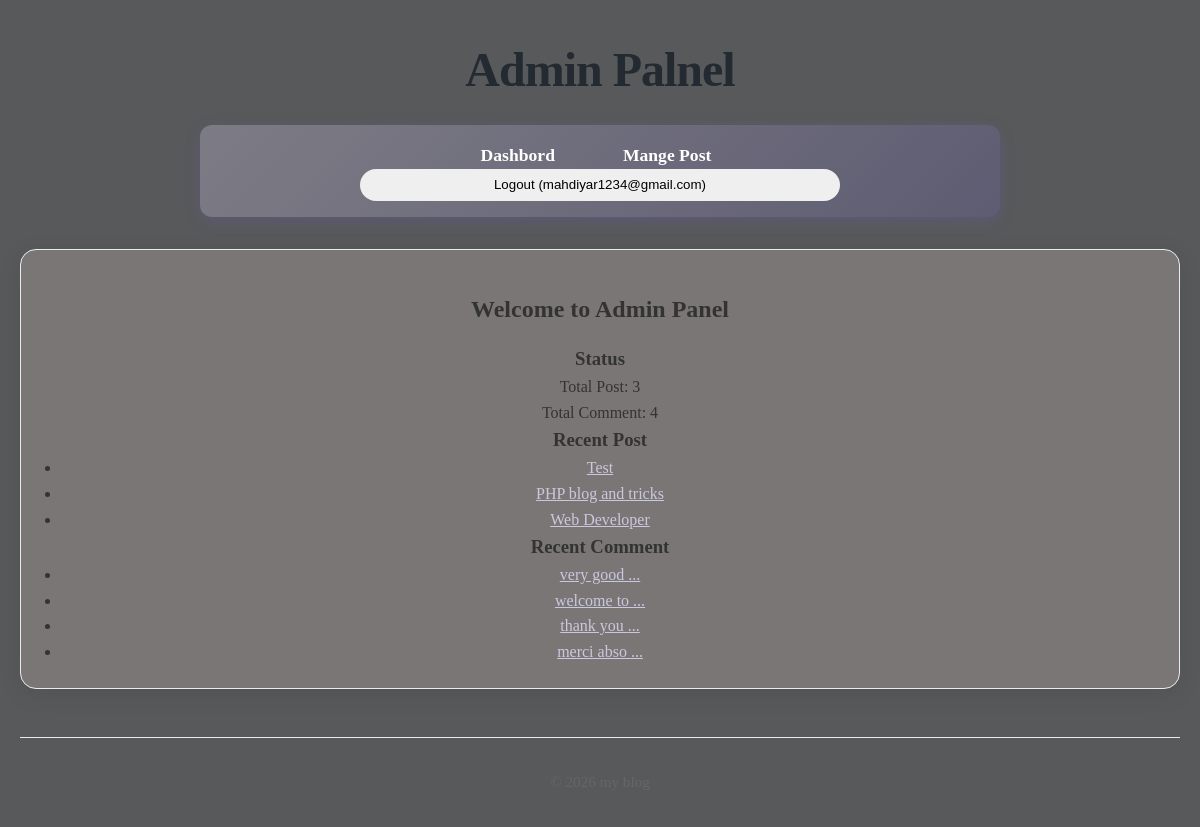
The app's page /admin/dashboard (signed in), older data.
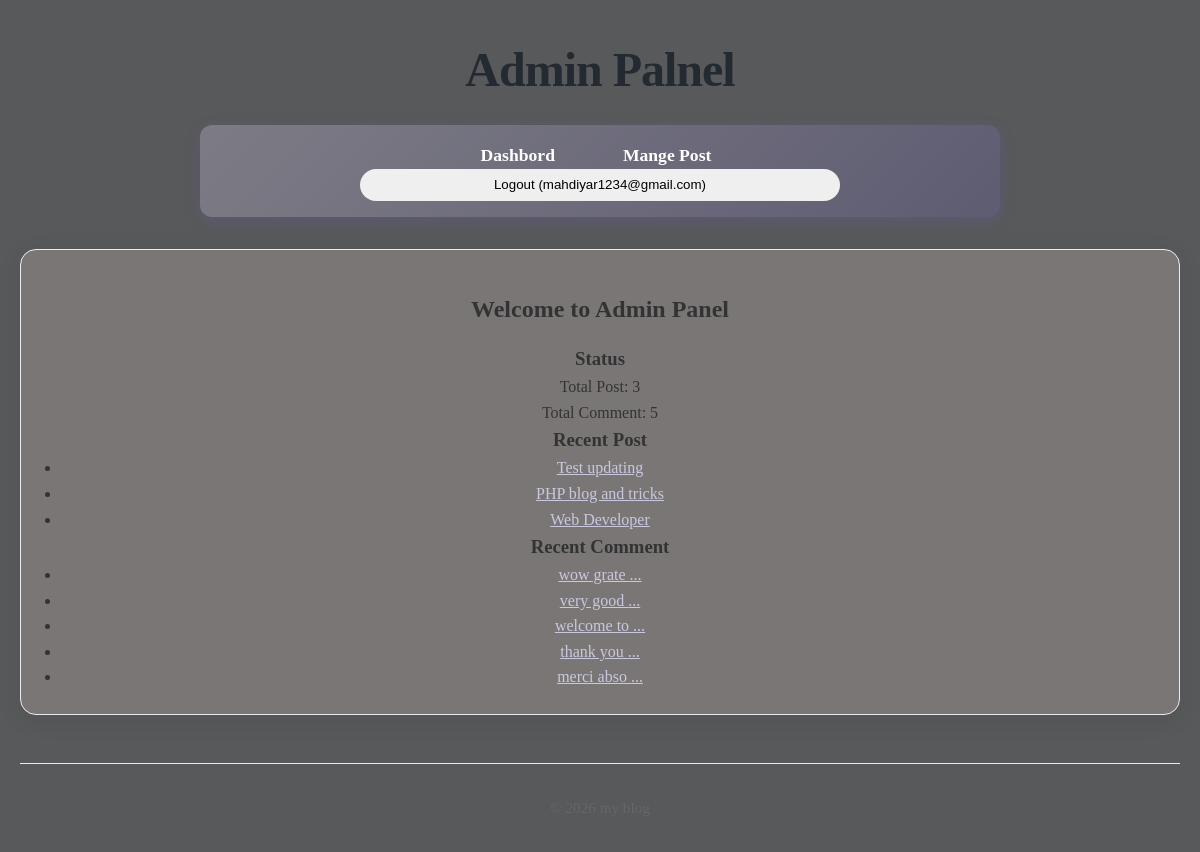
The same page, newer data.
### tables this page shows
CREATE TABLE posts(
    id INTEGER PRIMARY KEY AUTOINCREMENT,
    title TEXT NOT NULL,
    content TEXT NOT NULL,
    views INTEGER DEFAULT 0,
    user_id INTEGER NOT NULL,
    created_at DATETIME DEFAULT CURRENT_TIMESTAMP,
    FOREIGN KEY (user_id) REFERENCES users (id)
);

CREATE TABLE comments(
    id INTEGER PRIMARY KEY AUTOINCREMENT,
    content TEXT NOT NULL,
    user_id INTEGER NOT NULL,
    post_id INTEGER NOT NULL,
    created_at DATETIME DEFAULT CURRENT_TIMESTAMP,
    FOREIGN KEY (user_id) REFERENCES users (id),
    FOREIGN KEY (post_id) REFERENCES posts (id)
);

### core/View.php (called while the page is built, shortened)
<?php
class View{
    protected static $globals = [];
    public static function share(string $key , mixed $value): void{
        static::$globals[$key] = $value;
    }
    public static function render(string $template , array $data = [] , $layout = null): string{
        $data = [...static::$globals , ...$data];
        $content = static::renderTemplate($template, $data);
        return static::renderLayout($layout , $data, $content);
    }
    protected static function renderTemplate(string $template , array $data): string{
        extract($data);
        $path = dirname(__DIR__) . "/app/Views/$template.php";
        require $path;
        return ob_get_clean();
    }
     protected static function renderLayout(?string $template , array $data, string $content):string{
        return ob_get_clean();
    }
}

### app/Controllers/Admin/DashboardController.php (called while the page is built, shortened)
<?php
class DashboardController {
    public function index(){
        $totalPosts = Post::count();
        $totalComment = Comment::count();
        $recentPosts = Post::getRecent(5);
        $recentComment = Comment::getRecent(5);
        return View::render('admin/dashboard/index',
        [
            'totalPosts' => $totalPosts,
            'totalComment' => $totalComment,
            'recentPosts' => $recentPosts,
            'recentComment' => $recentComment,
        ],
        'layouts/admin');
    }
}

### core/Router.php (called while the page is built, shortened)
<?php
class Router{
    protected array $routes = [];
    protected array $globalMiddleware = [];
    protected array $routeMiddleware = [];
    public function add(string $method ,string $uri ,string $controller , array $middlewares = []): void{
        $this->routes[] = [
            'method' => $method,
            'uri' => $uri,
            'controller' => $controller,
            'middlewares' => $middlewares
        ];
    }
    public function addGlobalMiddleware(string $middleware):void {
        $this->globalMiddleware[] = $middleware;
    }
    public function addRouteMiddleware(string $name,string $middleware):void {
        $this->routeMiddleware[$name] = $middleware;
    }
    public function dispatch(string $uri ,string $method){
        $route = $this->findRoute($uri , $method);
        $middlewares = [
            ...$this->globalMiddleware,
            ...array_map(fn($name)=>$this->routeMiddleware[$name],$route['middlewares'])
        ];
       return $this->runMiddleware(
        $middlewares,
        function () use ($route) {
            [$controller , $action] = explode('@' , $route['controller']);
            return $this->callAction($controller , $action , $route['params']);
        }
       );
    }
    protected function runMiddleware(array $middlewares , callable $target): mixed{
        $next = $target;
        foreach(array_reverse($middlewares) as $middleware){
            $next = function() use ($middleware , $next){
                error_log("Middle ware : running $middleware");
                return (new $middleware)->handle($next);
            };
        }
        return $next();
    }
    protected function findRoute(string $uri , string $method): ?array{
        foreach($this->routes as $route){
            $params = $this->matchRoute($route['uri'] , $uri);
            if($params !== null && $route['method'] === $method){
                return [...$route , 'params' => $params];
            }
        }
        return null;
    }
    protected function matchRoute(string $routeUri,string $requestUri): ?array{
        $routeSegments = explode('/', trim($routeUri,'/'));
        $requestSegments = explode('/', trim($requestUri,'/'));
        if(count($routeSegments) !== count($requestSegments)){
            return null;
        }
        $params = [];
        foreach($routeSegments as $index => $routeSegment){
            if(str_starts_with($routeSegment,'{') && str_ends_with($routeSegment,'}')){
                $params[trim($routeSegment,'{}')] = $requestSegments[$index];
            }elseif($routeSegment !== $requestSegments[$index]){
                return null;
            }
        }
        return $params;
    }
    protected function callAction(string $controller,string $action,array $params): string{
        return (new $controller)->$action(... $params);
    }
}

### app/Middlewares/Auth.php (called while the page is built, shortened)
<?php
class Auth implements MiddleWare{
    public function handle(callable $next){
      return $next();
    }
}

### app/Middlewares/CSRF.php (called while the page is built, shortened)
<?php
class CSRF implements MiddleWare{
    public function handle(callable $next){
      return $next();
    }
}

### app/Middlewares/View.php (called while the page is built, shortened)
<?php
class View implements MiddleWare{
    public function handle(callable $next){
      return $next();
    }
}

### core/App.php (called while the page is built, shortened)
<?php
class App{
    protected static $container = [];
    public static function bind(string $key, mixed $value): void{
        static::$container[$key] = $value;
    }
    public static function get(string $key): mixed{
        return static::$container[$key];
    }
}

### app/Models/Post.php (called while the page is built, shortened)
<?php
class Post extends Model{
    protected static string $table = 'posts';
    public static function getRecent(?int $limit = null, ?int $page = null, ?string $search = null)
{
    $db = App::get('database');
    $query = "SELECT * FROM " . static::$table;
    $params = [];
    $query .= " ORDER BY created_at DESC";
    return $db->fetchAll($query, $params, static::class);
}
    public static function count(?string $search = null): int{
        $db = App::get('database');
        $query = " SELECT COUNT(*) FROM " . static::$table;
        $params = [];
        return (int) $db->query($query,$params)->fetchColumn();
    }
}

### core/DataBase.php (called while the page is built, shortened)
<?php
class DataBase{
    protected $pdo;
    public function __construct(array $config){
        try {
            $dsn = $this->createDsn($config);
            $username = $config['username'] ?? null;
            $password = $config['password'] ?? null;
            $options = $config['options'] ?? null;
            $this->pdo = new PDO($dsn , $username , $password , $options);
            $this->pdo->setAttribute(PDO::ATTR_ERRMODE,PDO::ERRMODE_EXCEPTION);
        } catch (PDOException $e) {
            throw new Exception("Could not connect to the database:" . $e);
        }
    }
    protected function createDsn(array $config): string{
        $driver = $config['driver'];
        $dbname = $config['dbname'];
        return match ($driver) {
            'sqlite' => "sqlite:$dbname",
            default => throw new Exception("Unsupported database driver: $driver") ,
        };
    }
    public function query(string $sql, array $params = []): PDOStatement{
        $stmt = $this->pdo->prepare($sql);
        $stmt->execute($params);
        return $stmt;
    }
    public function fetchAll(string $sql,array $params = [], ?string $classname = null): array{
        $stmt = $this->query($sql,$params);
        return $classname ? $stmt->fetchAll(PDO::FETCH_CLASS , $classname) : $stmt->fetchAll(PDO::FETCH_ASSOC);
    }
}

### core/Model.php (called while the page is built, shortened)
<?php
abstract class Model{
    protected static string $table;
    public static function getRecent(?int $limit = null, ?int $page = null, ?string $search = null)
{
    $db = App::get('database');
    $query = "SELECT * FROM " . static::$table;
    $params = [];
    $query .= " ORDER BY created_at DESC";
    return $db->fetchAll($query, $params, static::class);
}
    public static function count(): int{
        $db = App::get('database');
        $query = " SELECT COUNT(*) FROM " . static::$table;
        return (int) $db->query($query,[])->fetchColumn();
    }
}

### app/Views/admin/dashboard/index.php (the view, shortened to what the changed rows need)
<h2>Welcome to Admin Panel</h2>
<section class="section-admin">
    <h3>Status</h3>
    <p>Total Post: <?= $totalPosts ?></p>
    <p>Total Comment: <?= $totalComment ?></p>
</section>
<section  class="section-admin">
    <ul>
        <?php foreach($recentPosts as $post): ?>
            <li>
                <a href="/post/<?= $post->id ?>">
                    <?= htmlspecialchars($post->title) ?>
                </a>
            </li>
        <?php endforeach; ?>
    </ul>
</section>
<section  class="section-admin">
    <ul>
        <?php foreach($recentComment as $commnet): ?>
            <li>
                <a href="/post/<?= $commnet->post_id ?>">
                  <?= htmlspecialchars(substr($commnet->content , 0,10)) ?>
                   ...
                </a>
            </li>
        <?php endforeach; ?>
    </ul>
</section>

Row changes from the older to the newer data that the page shows:
changed posts: title "Test" → "Test updating"
added comments: content "wow grate"
Text that changed along with them:
$totalComment: "4" → "5"
